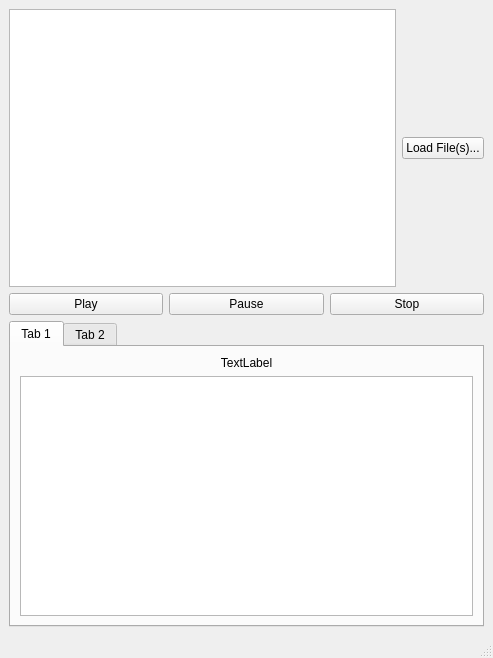
<?xml version="1.0" encoding="UTF-8"?>
<ui version="4.0">
 <class>MainWindow</class>
 <widget class="QMainWindow" name="MainWindow">
  <property name="geometry">
   <rect>
    <x>0</x>
    <y>0</y>
    <width>493</width>
    <height>658</height>
   </rect>
  </property>
  <property name="windowTitle">
   <string>MainWindow</string>
  </property>
  <widget class="QWidget" name="centralwidget">
   <layout class="QGridLayout" name="gridLayout">
    <item row="0" column="0">
     <layout class="QVBoxLayout" name="verticalLayout">
      <item>
       <layout class="QHBoxLayout" name="horizontalLayout_1">
        <item>
         <widget class="QListWidget" name="songListWidget"/>
        </item>
        <item>
         <widget class="QPushButton" name="loadButton">
          <property name="text">
           <string>Load File(s)...</string>
          </property>
         </widget>
        </item>
       </layout>
      </item>
      <item>
       <layout class="QHBoxLayout" name="horizontalLayout_2">
        <item>
         <widget class="QPushButton" name="playSongButton">
          <property name="text">
           <string>Play</string>
          </property>
         </widget>
        </item>
        <item>
         <widget class="QPushButton" name="pauseSongButton">
          <property name="text">
           <string>Pause</string>
          </property>
         </widget>
        </item>
        <item>
         <widget class="QPushButton" name="stopSongButton">
          <property name="text">
           <string>Stop</string>
          </property>
         </widget>
        </item>
       </layout>
      </item>
     </layout>
    </item>
    <item row="1" column="0">
     <widget class="QTabWidget" name="tabWidget">
      <property name="currentIndex">
       <number>0</number>
      </property>
      <widget class="QWidget" name="tab">
       <attribute name="title">
        <string>Tab 1</string>
       </attribute>
       <layout class="QGridLayout" name="gridLayout_3">
        <item row="0" column="0">
         <layout class="QGridLayout" name="tabLayout1">
          <item row="0" column="0">
           <widget class="QLabel" name="tabLayout1Label">
            <property name="text">
             <string>TextLabel</string>
            </property>
            <property name="alignment">
             <set>Qt::AlignCenter</set>
            </property>
           </widget>
          </item>
          <item row="1" column="0">
           <widget class="QTableWidget" name="tablLayout1TableWidget"/>
          </item>
         </layout>
        </item>
       </layout>
      </widget>
      <widget class="QWidget" name="tab_2">
       <attribute name="title">
        <string>Tab 2</string>
       </attribute>
       <layout class="QGridLayout" name="gridLayout_4">
        <item row="0" column="0">
         <layout class="QGridLayout" name="tabLayout2"/>
        </item>
       </layout>
      </widget>
     </widget>
    </item>
   </layout>
  </widget>
  <widget class="QMenuBar" name="menubar">
   <property name="geometry">
    <rect>
     <x>0</x>
     <y>0</y>
     <width>493</width>
     <height>21</height>
    </rect>
   </property>
  </widget>
  <widget class="QStatusBar" name="statusbar"/>
 </widget>
 <resources/>
 <connections/>
</ui>
